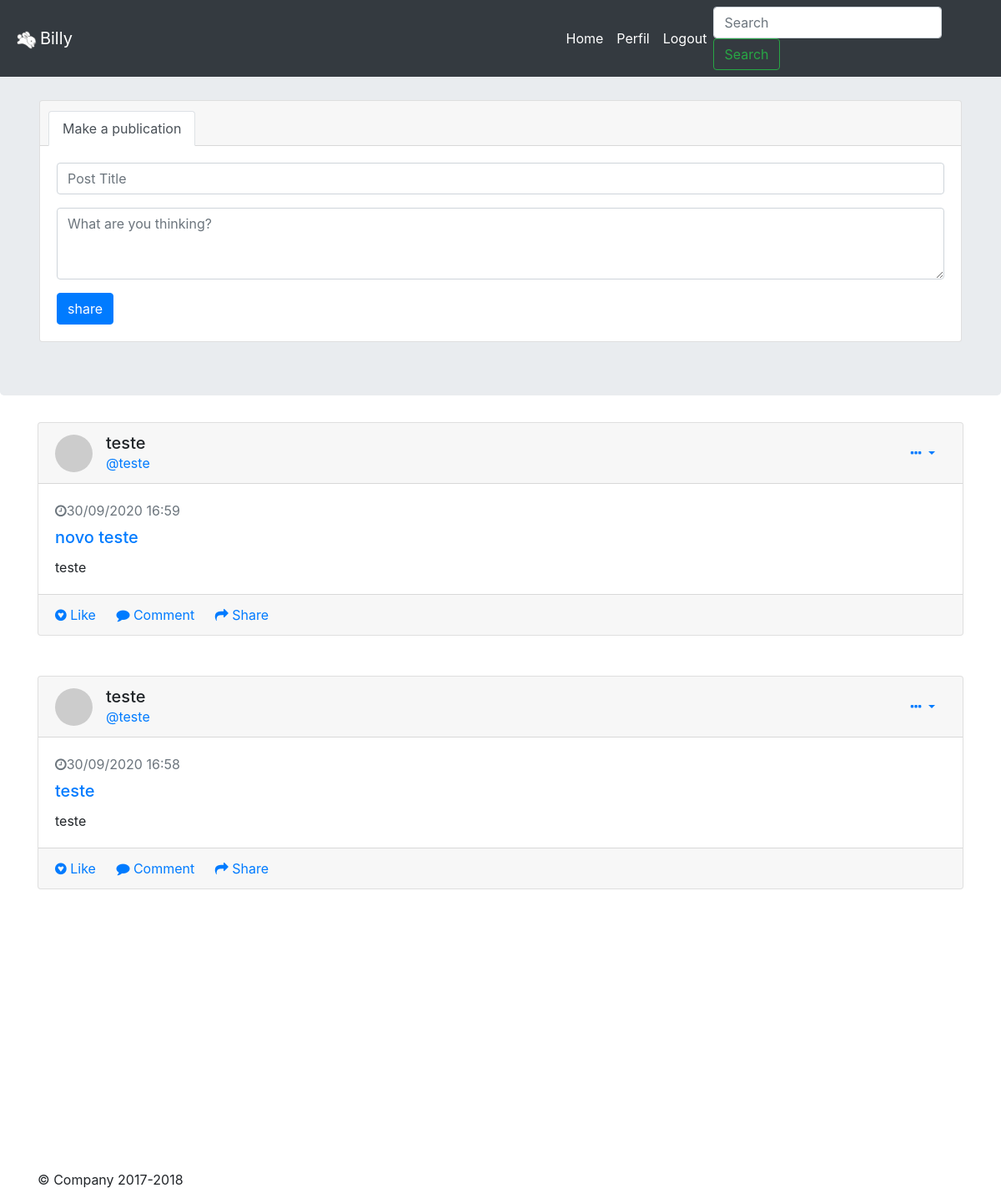
Page / (signed in) on the earlier database version.
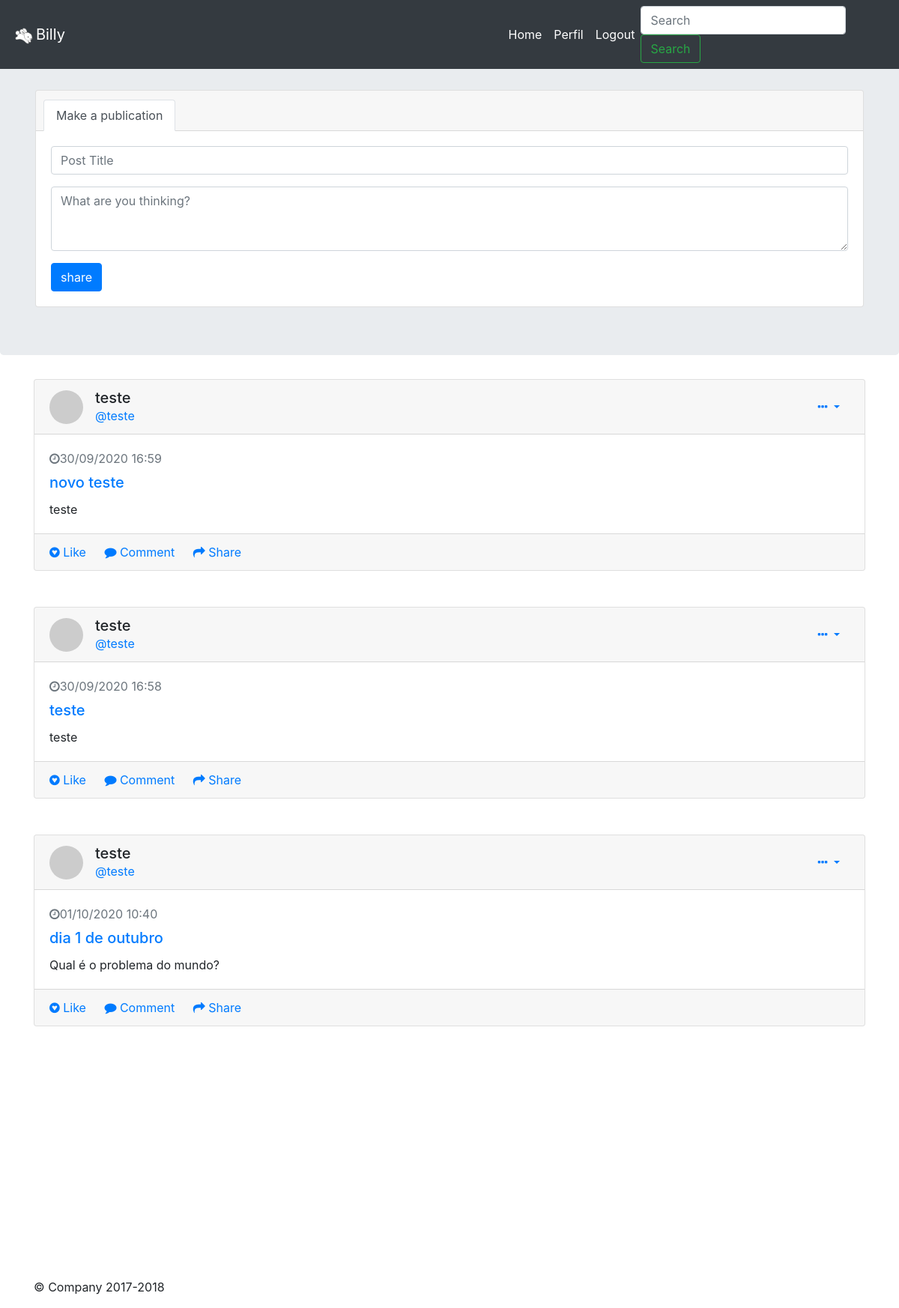
Same page on the later database version.
### app/models/tables.py (models this page shows, shortened)
class Post(db.Model):
    __tablename__ = "posts"
    id = db.Column(db.Integer, primary_key=True)
    content = db.Column(db.Text)
    title = db.Column(db.String)
    date = db.Column(db.String)
    user = db.Column(db.String)
    nick = db.Column(db.String)
    user_id = db.Column(db.Integer)

### app/controllers/default.py (the view, shortened to what this page needs)
@app.route("/index/")
@app.route("/", methods=['GET','POST'])
def index():
    form_post = PostForm()
    if request.method == 'GET':
        if current_user.is_authenticated == True:
            posts = Post.query.filter_by(user_id=current_user.get_id()).order_by(Post.date.desc()).all()
            return render_template('index.html',form=form_post,posts=posts)
        else:
            return redirect(url_for("login"))

### app/models/forms.py
class PostForm(Form):
    title = StringField("title", validators=[DataRequired()])
    content = TextAreaField("content", validators=[DataRequired()])

### app/controllers/default.py (called while the page is built)
@lm.user_loader
def load_user(id):
    return User.query.filter_by(id=id).first()

### app/models/tables.py (called while the page is built)
    @property
    def is_authenticated(self):
        return True

    def get_id(self):
        return str(self.id)

### app/templates/index.html (shortened to what this page needs)
{% extends 'base.html' %}
{% block topview%}
{% if current_user.is_authenticated %}
                <form action="" method="post">
                    <div class="card gedf-card">
                  <div class="card-header">
                      <ul class="nav nav-tabs card-header-tabs" id="myTab" role="tablist">
                          <li class="nav-item">
                              <a class="nav-link active" id="posts-tab" data-toggle="tab" href="#posts" role="tab" aria-controls="posts" aria-selected="true">Make
                                  a publication</a>
                          </li>
                      </ul>
                  </div>
                  <div class="card-body">
                      <div class="tab-content" id="myTabContent">
                        <div class="tab-pane fade show active" id="posts" role="tabpanel" aria-labelledby="posts-tab">
                            <div class="form-group">
                                {{ form.title(class="form-control", placeholder="Post Title") }}
                            </div>
                        </div>
                        <div class="tab-pane fade show active" id="posts" role="tabpanel" aria-labelledby="posts-tab">
                              <div class="form-group">
                                  {{ form.content(class="form-control",rows="3", placeholder="What are you thinking?") }}
                              </div>
                          </div>
                      <div class="btn-toolbar justify-content-between">
                          <div class="btn-group">
                              <button type="submit" class="btn btn-primary">share</button>
                          </div>
                      </div>
                  </div>
              </div>
            </form>
{% endif %}
{% endblock %}
{% block content %}
{% for post in posts%}
 <div class="card gedf-card">
    <div class="card-header">
        <div class="d-flex justify-content-between align-items-center">
            <div class="d-flex justify-content-between align-items-center">
                <div class="mr-2">
                    <img class="rounded-circle" width="45" src="https://picsum.photos/50/50" alt="">
                </div>
                <div class="ml-2">
                    <div class="h5 m-0">{{ post.nick }}</div>
                    <div class="h7 text-muted"><a href="/profile/{{ post.user_id }}">@{{ post.user }}</a></div>
                </div>
            </div>
            <div>
                <div class="dropdown">
                    <button class="btn btn-link dropdown-toggle" type="button" id="gedf-drop1" data-toggle="dropdown" aria-haspopup="true" aria-expanded="false">
                        <i class="fa fa-ellipsis-h"></i>
                    </button>
                </div>
            </div>
        </div>
    </div>
    <div class="card-body">
        <div class="text-muted h7 mb-2"> <i class="fa fa-clock-o"></i>{{ post.date }}</div>
        <a class="card-link" href="#">
            <h5 class="card-title">{{ post.title }}</h5>
        </a>
        <p class="card-text">
          {{ post.content }}
        </p>
    </div>
    <div class="card-footer">
        <a href="#" class="card-link"><i class="fa fa-gittip"></i> Like</a>
        <a href="#" class="card-link"><i class="fa fa-comment"></i> Comment</a>
        <a href="#" class="card-link"><i class="fa fa-mail-forward"></i> Share</a>
    </div>
  </div>
  <br><br>
{% endfor %}
{% endblock %}

### app/templates/base.html (shortened to what this page needs)
<!doctype html>
<html lang="pt-br">
  <head>
    <link href="//maxcdn.bootstrapcdn.com/bootstrap/4.1.1/css/bootstrap.min.css" rel="stylesheet" id="bootstrap-css">
<link href="https://stackpath.bootstrapcdn.com/font-awesome/4.7.0/css/font-awesome.min.css" rel="stylesheet"
>
    <link  href="{{ url_for('static', filename='css/bootstrap.min.css') }}" rel="stylesheet">
    <link  href="{{ url_for('static', filename='css/jumbotron.css') }}" rel="stylesheet">
  </head>
  <body>
    <nav class="navbar navbar-expand-md navbar-dark fixed-top bg-dark">
      <a class="navbar-brand" href="#"><img src="{{ url_for('static',filename='images/billy_logo.png') }}" style="max-width: 5%; height: auto;">Billy</a>
      <div class="collapse navbar-collapse" id="navbarsExampleDefault">
        <ul class="navbar-nav mr-auto">
          <li class="nav-item active">
            <a class="nav-link" href="{{ url_for('index') }}">Home <span class="sr-only">(current)</span></a>
          </li>
          {% if current_user.is_authenticated %}
          <li class="nav-item active">
            <a class="nav-link" href="{{ url_for('my_profile')}}">Perfil</a>
          </li>
          {% endif %}
          {% if current_user.is_authenticated %}
          <li class="nav-item active">
            <a class="nav-link" href="{{ url_for('logout')}}">Logout</a>
          </li>
          {% else %}
          <li class="nav-item active">
            <a class="nav-link" href="{{ url_for('login') }}">Login</a>
          </li>
          {% endif %}
        </ul>
        <form action="/search" method="post" class="form-inline my-2 my-lg-0">
          <input class="form-control mr-sm-2" type="text" placeholder="Search" id="search_data" name="search_data" aria-label="Search">
          <button class="btn btn-outline-success my-2 my-sm-0" type="submit">Search</button>
        </form>
      </div>
    </nav>
    <main role="main">
      <div class="jumbotron">
      <div class="container">
        {% block topview %}
        {% endblock %}
      </div>
    </main>
    <div class="container">
      {% block content %}
      {% endblock %}
    </div>
    <br><br><br><br><br><br><br><br><br><br><br><br>
    <footer class="container">
      <p>&copy; Company 2017-2018</p>
    </footer>
  </body>
</html>

### app/static/css/jumbotron.css (style rules this page uses)
body { padding-top: 3.5rem; }

Differences in the rows shown:
added Post: nick "teste", user "teste", date "01/10/2020 10:40", title "dia 1 de outubro", content "Qual é o problema do mundo?"
